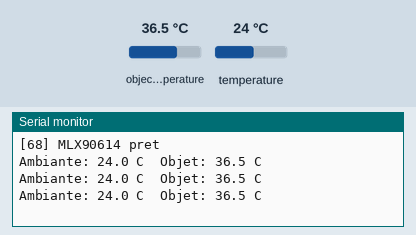
Simulated run of this sketch. Board: Arduino Uno, built with avr-gcc and run on an emulated ATmega328P. On the bench: the last lines printed to the serial monitor. The test bench sets the inputs (shaded band); at power-on: object temperature 36.5 °C, temperature 24 °C.

Above: at 1.3 s.
1.4 s: object temperature set to 20 °C
At 1.9 s:
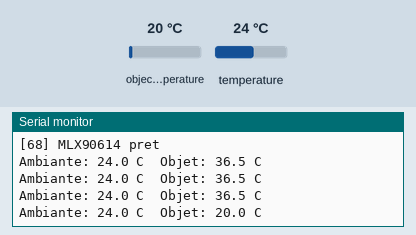
2.9 s: temperature set to 12 °C
At 3.4 s:
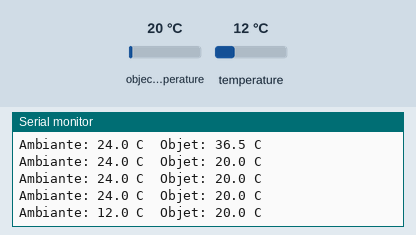
4.4 s: object temperature set to 26 °C
At 4.8 s:
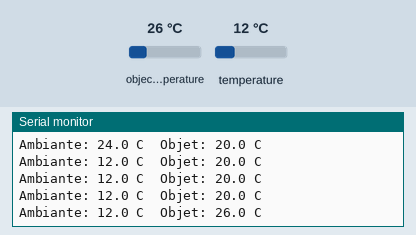
Timing chart, 0 to 7.4 s (numbered marks = the images above; inputs shaded):
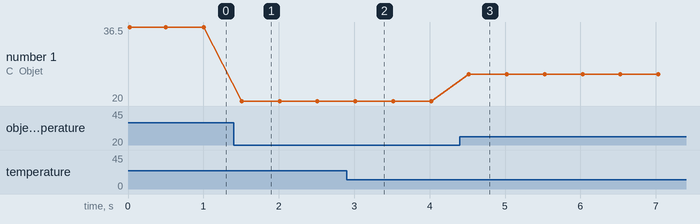

The sketch:

68_Thermometre_IR_MLX90614.ino
```cpp
/*
 * =====================================================================
 *  Arduino Lab Nexus v6.1.0 STABLE  -  Thermomètre IR MLX90614
 * =====================================================================
 *  Explication : Mesure sans contact la température d'un objet et la température ambiante.
 *  Carte       : Arduino UNO / Nano (ATmega328P) - compatible Mega
 *  Moniteur    : 9600 bauds
 *
 *  Câblage :
 *   Arduino 5V     -> MLX90614 VIN
 *   Arduino GND    -> MLX90614 GND
 *   Arduino A4     -> MLX90614 SDA
 *   Arduino A5     -> MLX90614 SCL
 *
 *  Bibliothèques requises (arduino-cli lib install "...") : Adafruit MLX90614 Library, Adafruit BusIO
 * =====================================================================
 */
// @libs: Adafruit MLX90614 Library|Adafruit BusIO

#include <Wire.h>
#include <Adafruit_MLX90614.h>

Adafruit_MLX90614 mlx;

void setup() {
  Serial.begin(9600);
  if (!mlx.begin()) {
    Serial.println(F("MLX90614 introuvable"));
    while (1) {}
  }
  Serial.println(F("[68] MLX90614 pret"));
}

void loop() {
  Serial.print(F("Ambiante: "));
  Serial.print(mlx.readAmbientTempC(), 1);
  Serial.print(F(" C  Objet: "));
  Serial.print(mlx.readObjectTempC(), 1);
  Serial.println(F(" C"));
  delay(500);
}
```

Measured:
- after the input at 1.4 s, the serial monitor: prints a new line after 0.11 s (image 1)
- after the input at 2.9 s, the serial monitor: prints a new line after 0.11 s (image 2)
- after the input at 4.4 s, the serial monitor: prints a new line after 0.12 s (image 3)
- plotted number 1: 36.5 → 20 after the input at 1.4 s, 20 → 26 after the input at 4.4 s
